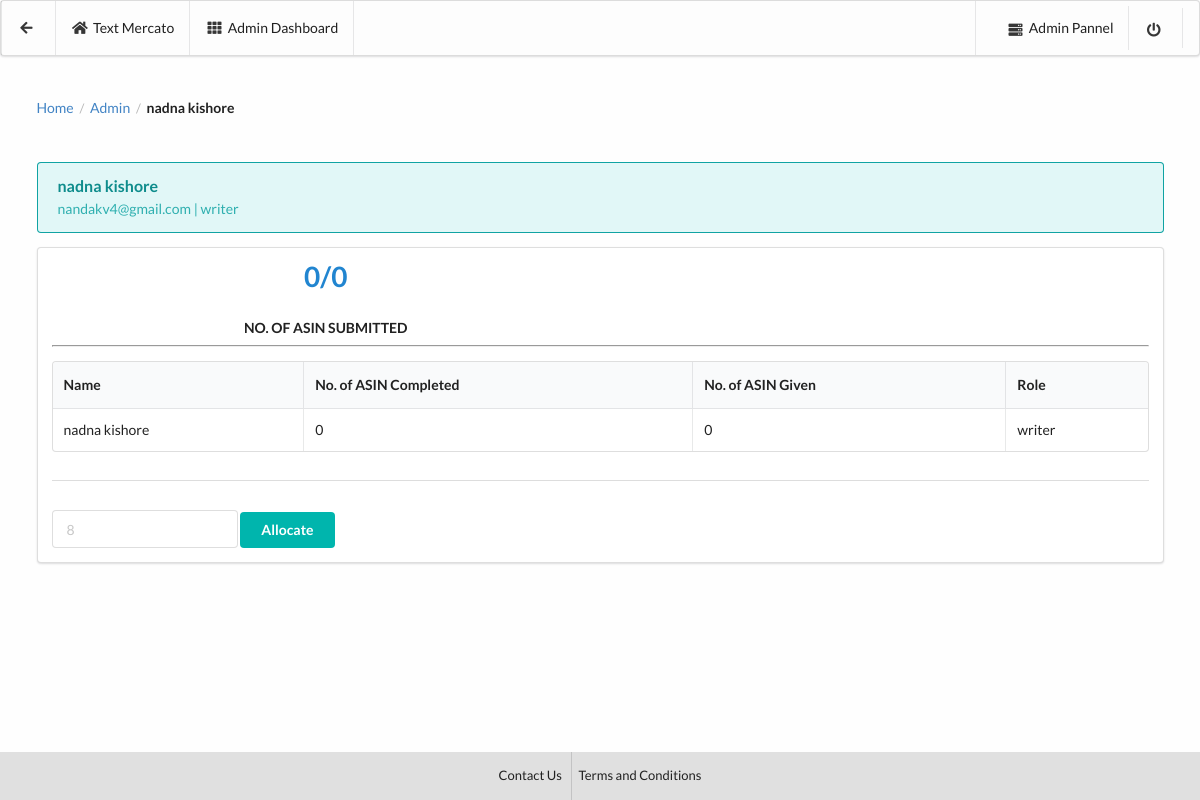
Page /user/nandakv4@gmail.com on the committed database.
### app/models.py (models this page shows, shortened)
class empDetail(models.Model):
    name = models.CharField(max_length=10000, blank=True, null=True)
    asin_done_c = models.IntegerField(default=0,blank=True, null=True)
    email = models.CharField(max_length=1000,blank=True, null=True)
    roles = models.CharField(max_length=1000,blank=True, null=True)

### app/views.py (the view, shortened to what this page needs)
# urls.py: url(r'^user/(?P<email>[\w\-\.\@\w]+)$',views.manager_user,name="manager_user"),
def manager_user(request,email):
    email=email
    data1 = asinDetail.objects.filter(email=email)
    total_asin = data1.count()
    data2 = asinDetail.objects.filter(email=email).filter(status=True)
    done_asin = data2.count()
    data3 = empDetail.objects.get(email=email)
    context = {
        'email':email,
        'total_asin':total_asin,
        'done_asin':done_asin,
        'data3':data3
    }
    return render(request,'manager_user.html',context=context)

### templates/manager_user.html (shortened to what this page needs)
<!DOCTYPE html>
{% load staticfiles %}
<html lang="en" dir="ltr">
  <head>
    <link rel="stylesheet" href="https://cdn.jsdelivr.net/npm/semantic-ui@2.4.0/dist/semantic.min.css">
  </head>
  <body style="background:#fefefe;">
    <div class="ui positive menu" style="background:#fdfdfd; height:7%;">
  <div class="ui container">
    <a class="item" style="color:#212121;" href="{% url 'app:manager' %}">
      <i class="arrow left icon" style="color:#212121;"></i>
    </a>
    <a class="item" style="color:#212121;">
      <i class="home icon" style="color:#212121;"></i> Text Mercato
    </a>
    <a class="item" style="color:#212121;">
      <i class="grid layout icon" style="color:#212121;"></i>Admin Dashboard
    </a>
  </div>
  <div class="right item">
     <a class="item" style="color:#212121;" href="{% url 'admin:index' %}" target="_blank">
      <i class="server icon" style="color:#212121;"></i>Admin Pannel</a>
      <a class="item" style="color:#212121;" href="{% url 'app:index' %}">
        <i class="power off icon" style="color:#212121;"></i></a>
    </div>
</div>
    <div class="ui container raised" style="margin-top:3.4%;">
      <div class="ui breadcrumb">
  <a class="section">Home</a>
  <div class="divider"> / </div>
  <a class="section" href="{% url 'app:manager' %}">Admin</a>
  <div class="divider"> / </div>
  <div class="active section">{{data3.name}}</div>
</div>
      <div class="ui teal message" style="margin-top:4%;">
  <div class="header">
    {{data3.name}}
  </div>
  <p>{{data3.email}} | {{data3.roles}}</p>
</div>
    <div class="ui grid">
  <div class="stretched column">
    <div class="ui segment">
      <div class="ui container">
          <div class="ui two statistics">
  <div class="blue statistic">
    <div class="text value">
      {{done_asin}}/{{total_asin}}
    </div>
    <div class="label">
      No. of ASIN Submitted
    </div>
  </div>
</div>
      </div>
      <hr>
      <table class="ui celled table">
    <thead>
      <tr>
        <th>Name</th>
        <th>No. of ASIN Completed</th>
        <th>No. of ASIN Given</th>
        <th>Role</th>
      </tr>
    </thead>
    <tbody>
      <tr>
        <td>{{data3.name}}</td>
        <td>{{done_asin}}</td>
        <td>{{total_asin}}</td>
        <td>{{data3.roles}}</td>
      </tr>
    </tbody>
  </table>
  <div class="ui section divider"></div>
  <form method="post">
    <div class="ui input">
  <input type="text" name="user_asin" placeholder="8">
</div>
    <button type="submit" class="ui teal button">Allocate</button>
  </form>
    </div>
  </div>
</div>
</div>
 <footer style="position:fixed;bottom:0; width:100%;">
   <div style="background:#e0e0e0;">
      <div class="ui center aligned container">
        <div class="ui horizontal small divided link list">
          <a class="item" href="#" style="color:#212121; padding-top:10%; padding-bottom:10%;">Contact Us</a>
          <a class="item" href="#" style="color:#212121; padding-top:10%; padding-bottom:10%;">Terms and Conditions</a>
        </div>
      </div>
    </div>
 </footer>
  </body>
</html>

### rows in the picture
empDetail: name "nadna kishore", email "nandakv4@gmail.com", roles "writer"

### other values in the picture
{{ done_asin }} "0"
{{ total_asin }} "0"
